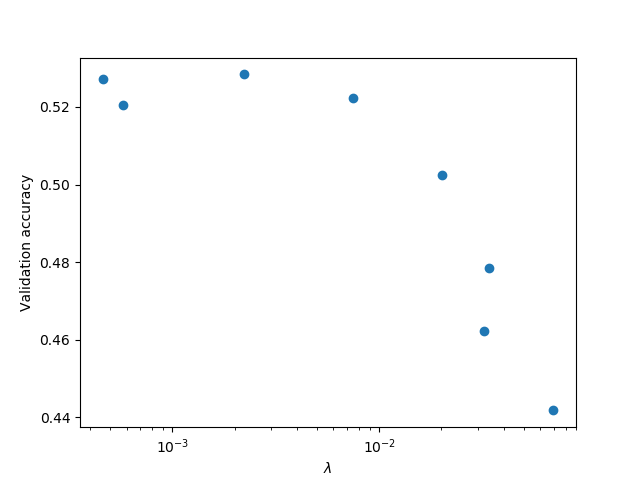

Write Python code to recreate this figure.
import numpy as np
import matplotlib.pyplot as plt

lambda_dic = np.load('lambda_acc.npy').item()
x = [float(key) for key in lambda_dic.keys()]
y = [val for val in lambda_dic.values()]

min_x = np.max(y)
plt.semilogx(x,y,'o')
plt.xlabel('$\lambda$')
plt.ylabel('Validation accuracy')
plt.show()
